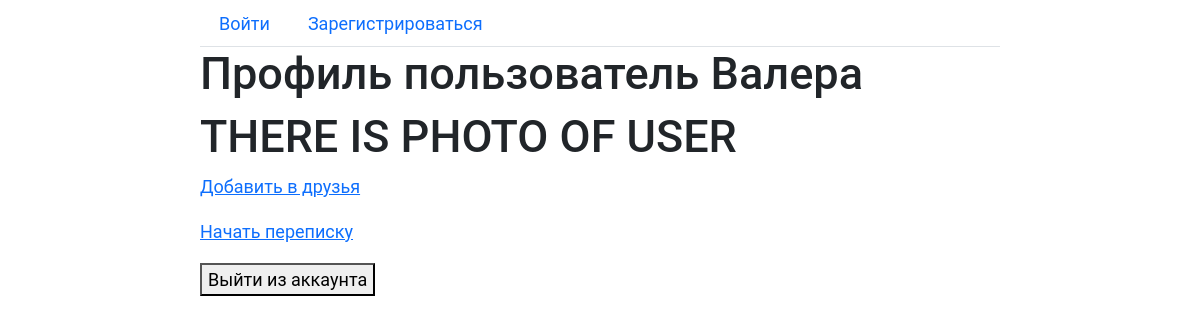
Before: /users/profile/2/ with the older database file.
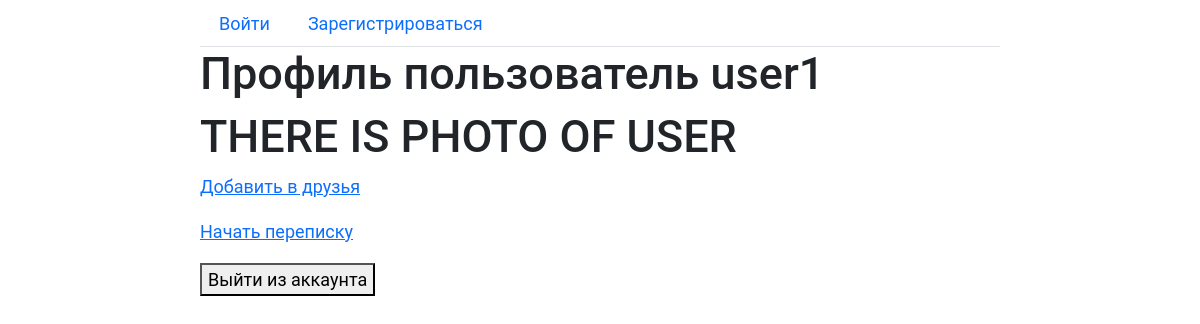
After: the same page with the newer database file.
### users/models.py (models this page shows, shortened)
class CustomUser(AbstractUser):
    class Meta:
        verbose_name = 'Пользователь'
        verbose_name_plural = 'Пользователи'

### users/views.py (the view)
# urls.py: path('profile/<int:user_id>/', ProfileView.as_view(), name='profile'),
class ProfileView(DetailView):
    model = CustomUser
    template_name = 'users/other_user.html'
    context_object_name = 'current_user'
    pk_url_kwarg = 'user_id'
    def get_queryset(self) -> QuerySet[Any]:
        return CustomUser.objects.filter(pk=self.kwargs['user_id']).select_related('user_info')
    def get_context_data(self, **kwargs):
        context = super().get_context_data(**kwargs)
        context['chat'] = Chat.objects.filter(members__in=[self.request.user.id, self.kwargs['user_id']], type_chat=Chat.ChatType.DIALOG).annotate(c=Count('members')).filter(c=2).first()
        context['active_page'] = 1 if self.request.user.id == self.kwargs['user_id'] else 3
        return context
    def get_template_names(self):
        if self.request.user.id == self.kwargs['user_id']:
            return ('users/profile.html', )
        else:
            return ('users/other_user.html', )

### chats/templatetags/custom_messenger_tags.py (called while the page is built)
@register.inclusion_tag('chats/tags/menu.html')
def menu_tag(request, active_page=0):
    if not isinstance(request.user, AnonymousUser):
        menu = [{'title': 'Мой профиль', 'href': reverse('users:profile', args=[request.user.pk]), 'active_num': 1},
                {'title': 'Мои сообщения', 'href': reverse('chats:all_chats'), 'active_num': 2},
                {'title': 'Люди', 'href': reverse('users:people'), 'active_num': 3}]
    else:
        menu = [{'title': 'Войти', 'href': reverse('users:login'), 'active_num': 4},
                {'title': 'Зарегистрироваться', 'href': reverse('users:signup'), 'active_num': 5}]
    return {'request': request, 'menu': menu, 'active_page': active_page}

### users/templates/users/other_user.html (shortened to what this page needs)
{% extends 'base.html' %}
{% block content %}
<h1>Профиль пользователь {{ current_user.username }}</h1>
<h1>THERE IS PHOTO OF USER</h1>
<p><a href="#">Добавить в друзья</p></a>
<p>
    {% if chat %}
    <a href="{{ chat.get_absolute_url }}">Открыть переписку</a>
    {% else %}
    <a href="{% url 'chats:create_chat' current_user.id %}">Начать переписку</a>
    {% endif %}
</p>
<form action="{% url 'users:logout' %}" method="post">
    <p><button type="submit">Выйти из аккаунта</button></p>
</form>
{% endblock content %}

Changed rows visible on the page:
changed CustomUser: username "Валера" → "user1"
